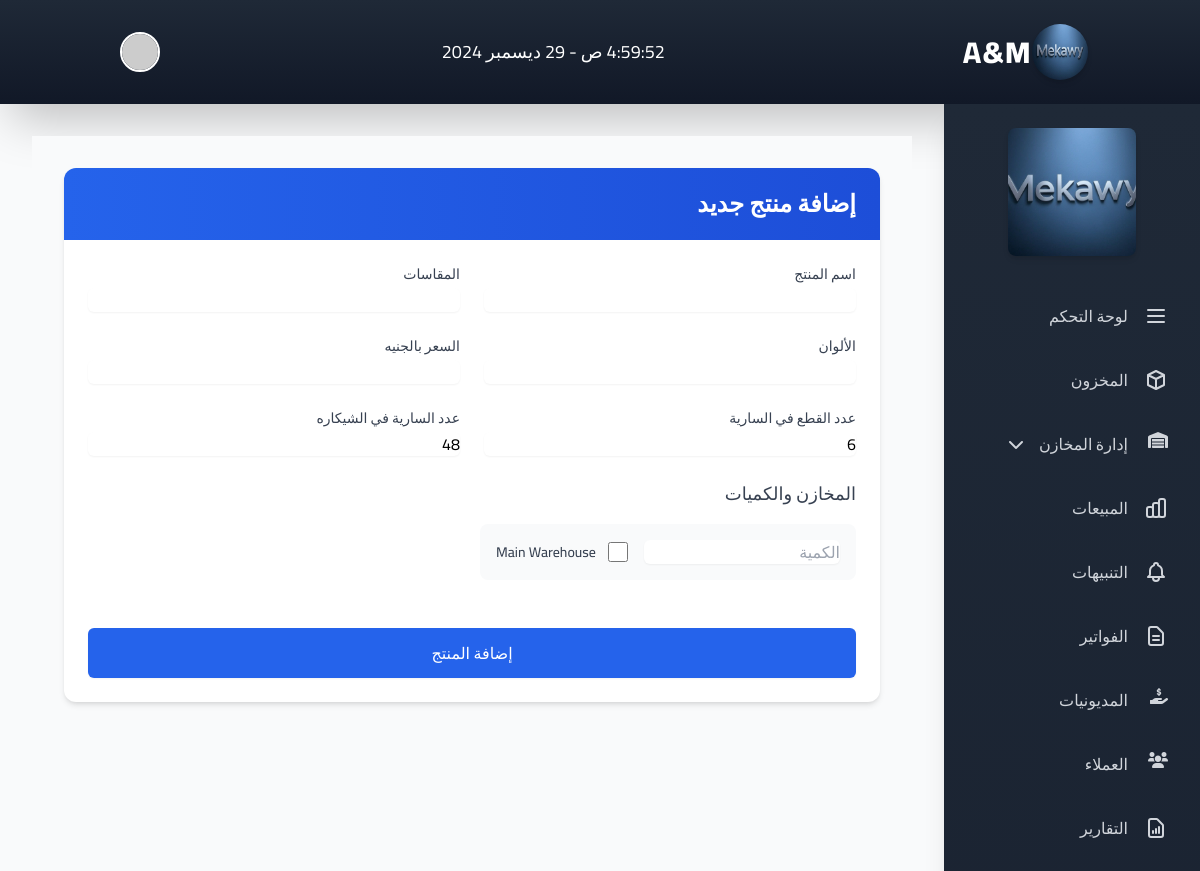
Page /add on the committed database.
### app.py (models this page shows)
class Settings(db.Model):
    id = db.Column(db.Integer, primary_key=True)
    brand_name = db.Column(db.String(100), default='My Store')
    logo_url = db.Column(db.String(200))
    sidebar_image_url = db.Column(db.String(200))
    owner_email = db.Column(db.String(120))
    theme_color = db.Column(db.String(20), default='#007bff')
    about_title = db.Column(db.String(200))
    about_text = db.Column(db.Text)
    contact_phone = db.Column(db.String(50))
    contact_email = db.Column(db.String(120))
    show_dashboard = db.Column(db.Boolean, default=True)
    show_inventory = db.Column(db.Boolean, default=True)
    show_warehouses = db.Column(db.Boolean, default=True)
    show_sales = db.Column(db.Boolean, default=True)
    show_alerts = db.Column(db.Boolean, default=True)
    show_invoices = db.Column(db.Boolean, default=True)
    show_reports = db.Column(db.Boolean, default=True)
    show_debtors = db.Column(db.Boolean, default=True)
    show_clients = db.Column(db.Boolean, default=True)
    show_settings = db.Column(db.Boolean, default=True)
    sidebar_order = db.Column(db.String(500), default='dashboard,inventory,warehouses,sales,alerts,invoices,reports,debtors,clients')

class Warehouse(db.Model):
    id = db.Column(db.Integer, primary_key=True)
    name = db.Column(db.String(100), nullable=False)
    location = db.Column(db.String(200))
    description = db.Column(db.Text)
    items = db.relationship('InvoiceItem', back_populates='warehouse')

### app.py (the view, shortened to what this page needs)
@app.route('/add', methods=['GET', 'POST'])
def add():
    warehouses = Warehouse.query.all()
    return render_template('add.html', warehouses=warehouses)

### app.py (called while the page is built)
@app.context_processor
def inject_settings():
    settings = Settings.query.first()
    if not settings:
        settings = Settings()
        db.session.add(settings)
        db.session.commit()
    return dict(settings=settings)

### templates/add.html
{% extends "base.html" %}
{% block content %}
<div class="min-h-screen bg-gray-50 py-8 px-4 sm:px-6 lg:px-8">
    <div class="max-w-4xl mx-auto">
        <div class="bg-white rounded-xl shadow-md overflow-hidden">
            <div class="px-4 py-5 sm:px-6 bg-gradient-to-r from-blue-600 to-blue-700">
                <h3 class="text-2xl font-bold text-white text-right">إضافة منتج جديد</h3>
            </div>
            <div class="px-4 py-5 sm:p-6 space-y-6">
                <form method="POST" class="space-y-6">
                    <div class="grid grid-cols-2 gap-6">
                        <div>
                            <label class="block text-sm font-medium text-gray-700 text-right">اسم المنتج</label>
                            <input type="text" name="name" class="mt-1 block w-full rounded-md border-gray-300 shadow-sm focus:border-blue-500 focus:ring-blue-500" required>
                        </div>
                        <div>
                            <label class="block text-sm font-medium text-gray-700 text-right">المقاسات</label>
                            <input type="text" name="sizes" class="mt-1 block w-full rounded-md border-gray-300 shadow-sm focus:border-blue-500 focus:ring-blue-500" required>
                        </div>
                        <div>
                            <label class="block text-sm font-medium text-gray-700 text-right">الألوان</label>
                            <input type="text" name="colors" class="mt-1 block w-full rounded-md border-gray-300 shadow-sm focus:border-blue-500 focus:ring-blue-500" required>
                        </div>
                        <div>
                            <label class="block text-sm font-medium text-gray-700 text-right">السعر بالجنيه</label>
                            <input type="number" step="0.01" name="price" class="mt-1 block w-full rounded-md border-gray-300 shadow-sm focus:border-blue-500 focus:ring-blue-500" required>
                        </div>
                        <div>
                            <label class="block text-sm font-medium text-gray-700 text-right">عدد القطع في السارية</label>
                            <input type="number" name="pieces_per_dozen" value="6" class="mt-1 block w-full rounded-md border-gray-300 shadow-sm focus:border-blue-500 focus:ring-blue-500" required>
                        </div>
                        <div>
                            <label class="block text-sm font-medium text-gray-700 text-right">عدد السارية في الشيكاره</label>
                            <input type="number" name="dozens_per_package" value="48" class="mt-1 block w-full rounded-md border-gray-300 shadow-sm focus:border-blue-500 focus:ring-blue-500" required>
                        </div>
                    </div>
                    <div class="mt-8">
                        <label class="block text-lg font-medium text-gray-700 text-right mb-4">المخازن والكميات</label>
                        <div class="grid grid-cols-2 gap-4">
                            {% for warehouse in warehouses %}
                            <div class="flex items-center space-x-4 flex-row-reverse bg-gray-50 p-4 rounded-lg">
                                <div class="flex items-center">
                                    <input type="checkbox" name="warehouses" value="{{ warehouse.id }}" class="h-5 w-5 text-blue-600 focus:ring-blue-500 border-gray-300 rounded">
                                    <label class="mr-3 block text-sm font-medium text-gray-700">{{ warehouse.name }}</label>
                                </div>
                                <div class="flex-1">
                                    <input type="number" name="quantities" class="block w-full rounded-md border-gray-300 shadow-sm focus:border-blue-500 focus:ring-blue-500" placeholder="الكمية">
                                </div>
                            </div>
                            {% endfor %}
                        </div>
                    </div>
                    <div class="pt-6">
                        <button type="submit" class="w-full flex justify-center py-3 px-4 border border-transparent rounded-md shadow-sm text-base font-medium text-white bg-blue-600 hover:bg-blue-700 focus:outline-none focus:ring-2 focus:ring-offset-2 focus:ring-blue-500 transition-colors duration-200">
                            إضافة المنتج
                        </button>
                    </div>
                </form>
            </div>
        </div>
    </div>
</div>
{% endblock %}

### templates/components/header.html (shortened to what this page needs)
<header class="bg-gradient-to-b from-gray-800 to-gray-900 shadow-2xl">
    <div class="container mx-auto px-6">
        <div class="flex justify-between items-center py-6">
            <div class="flex items-center space-x-4">
                {% if settings.logo_url %}
                    <img src="{{ url_for('static', filename=settings.logo_url.replace('/static/', '')) }}" alt="شعار متجر الجينز" class="h-14 w-14 rounded-full shadow-md transform hover:scale-110 transition-transform duration-300">
                {% else %}
                    <img src="{{ url_for('static', filename='img/default-logo.png') }}" alt="شعار متجر الجينز" class="h-14 w-14 rounded-full shadow-md transform hover:scale-110 transition-transform duration-300">
                {% endif %}
                <h1 class="text-3xl font-extrabold text-white tracking-wider hover:text-blue-200 transition-colors duration-300">A&M</h1>
            </div>
            <span class="text-white text-lg" id="currentTime"></span>
            <div class="flex items-center space-x-6">
                <div class="relative group">
                    <button class="flex items-center space-x-2 text-white hover:text-blue-200 transition-colors duration-300">
                        <img src="https://i.pravatar.cc/150?img=12" alt="Profile" class="h-10 w-10 rounded-full border-2 border-white">
                    </button>
                </div>
            </div>
        </div>
    </div>
</header>

### templates/components/sidebar.html (shortened to what this page needs)
<aside class="bg-gradient-to-b from-gray-800 to-gray-900 text-white w-full md:w-64 min-h-screen px-4 py-6 shadow-xl">
    <div class="mb-8 transition-transform hover:scale-105">
        {% if settings.logo_url %}
            <img src="{{ url_for('static', filename=settings.logo_url.replace('/static/', '')) }}" alt="شعار متجر الجينز" class="mx-auto rounded-lg shadow-md w-32 h-32 object-cover">
        {% else %}
            <img src="{{ url_for('static', filename='img/default-logo.png') }}" alt="شعار متجر الجينز" class="mx-auto rounded-lg shadow-md w-32 h-32 object-cover">
        {% endif %}
    </div>
    <nav>
        <ul class="space-y-2">
            {% set order = settings.sidebar_order.split(',') %}
            {% for item in order %}
                {% if item == 'dashboard' and settings.show_dashboard %}
                    <li>
                        <a href="/dashboard" class="flex items-center justify-start gap-4 p-4 hover:bg-gray-700/60 rounded-xl transition-all duration-300 ease-in-out hover:shadow-lg group">
                            <svg class="w-6 h-6 text-gray-300 group-hover:text-white transition-colors" fill="none" stroke="currentColor" viewBox="0 0 24 24">
                                <path stroke-linecap="round" stroke-linejoin="round" stroke-width="2" d="M4 6h16M4 12h16M4 18h16"></path>
                            </svg>
                            <span class="text-base font-medium text-gray-300 group-hover:text-white transition-colors">لوحة التحكم</span>
                        </a>
                    </li>
                {% endif %}
                {% if item == 'inventory' and settings.show_inventory %}
                    <li>
                        <a href="/inventory" class="flex items-center justify-start gap-4 p-4 hover:bg-gray-700/60 rounded-xl transition-all duration-300 ease-in-out hover:shadow-lg group">
                            <svg class="w-6 h-6 text-gray-300 group-hover:text-white transition-colors" fill="none" stroke="currentColor" viewBox="0 0 24 24">
                                <path stroke-linecap="round" stroke-linejoin="round" stroke-width="2" d="M20 7l-8-4-8 4m16 0l-8 4m8-4v10l-8 4m0-10L4 7m8 4v10M4 7v10l8 4"></path>
                            </svg>
                            <span class="text-base font-medium text-gray-300 group-hover:text-white transition-colors">المخزون</span>
                        </a>
                    </li>
                {% endif %}
                {% if item == 'warehouses' and settings.show_warehouses %}
                    <li class="sidebar-item">
                        <a href="#" class="flex items-center justify-start gap-4 p-4 hover:bg-gray-700/60 rounded-xl transition-all duration-300 ease-in-out hover:shadow-lg group" onclick="toggleSubmenu('warehouseSubmenu')">
                            <i class="fas fa-warehouse text-gray-300 group-hover:text-white transition-colors w-6 h-6"></i>
                            <span class="text-base font-medium text-gray-300 group-hover:text-white transition-colors">إدارة المخازن</span>
                            <i class="fas fa-chevron-down text-gray-300 group-hover:text-white transition-colors ml-auto"></i>
                        </a>
                    </li>
                {% endif %}
                {% if item == 'sales' and settings.show_sales %}
                    <li>
                        <a href="/sales" class="flex items-center justify-start gap-4 p-4 hover:bg-gray-700/60 rounded-xl transition-all duration-300 ease-in-out hover:shadow-lg group">
                            <span class="text-base font-medium text-gray-300 group-hover:text-white transition-colors">المبيعات</span>
                        </a>
                    </li>
                {% endif %}
                {% if item == 'alerts' and settings.show_alerts %}
                    <li>
                        <a href="/alerts" class="flex items-center justify-start gap-4 p-4 hover:bg-gray-700/60 rounded-xl transition-all duration-300 ease-in-out hover:shadow-lg group">
                            <span class="text-base font-medium text-gray-300 group-hover:text-white transition-colors">التنبيهات</span>
                        </a>
                    </li>
                {% endif %}
                {% if item == 'invoices' and settings.show_invoices %}
                    <li>
                        <a href="{{ url_for('list_invoices') }}" class="flex items-center justify-start gap-4 p-4 hover:bg-gray-700/60 rounded-xl transition-all duration-300 ease-in-out hover:shadow-lg group">
                            <span class="text-base font-medium text-gray-300 group-hover:text-white transition-colors">الفواتير</span>
                        </a>
                    </li>
                {% endif %}
                {% if item == 'reports' and settings.show_reports %}
                    <li>
                        <a href="/reports" class="flex items-center justify-start gap-4 p-4 hover:bg-gray-700/60 rounded-xl transition-all duration-300 ease-in-out hover:shadow-lg group">
                            <span class="text-base font-medium text-gray-300 group-hover:text-white transition-colors">التقارير</span>
                        </a>
                    </li>
                {% endif %}
                {% if item == 'debtors' and settings.show_debtors %}
                    <li class="sidebar-item">
                        <a href="{{ url_for('debtors') }}" class="flex items-center justify-start gap-4 p-4 hover:bg-gray-700/60 rounded-xl transition-all duration-300 ease-in-out hover:shadow-lg group">
                            <i class="fas fa-hand-holding-usd text-gray-300 group-hover:text-white transition-colors w-6 h-6"></i>
                            <span class="text-base font-medium text-gray-300 group-hover:text-white transition-colors">المديونيات</span>
                        </a>
                    </li>
                {% endif %}
                {% if item == 'clients' and settings.show_clients %}
                    <li class="sidebar-item">
                        <a href="{{ url_for('list_clients') }}" class="flex items-center justify-start gap-4 p-4 hover:bg-gray-700/60 rounded-xl transition-all duration-300 ease-in-out hover:shadow-lg group">
                            <i class="fas fa-users text-gray-300 group-hover:text-white transition-colors w-6 h-6"></i>
                            <span class="text-base font-medium text-gray-300 group-hover:text-white transition-colors">العملاء</span>
                        </a>
                    </li>
                {% endif %}
            {% endfor %}
        </ul>
    </nav>
</aside>

### templates/base.html (style rules this page uses)
body { font-size: 16px; touch-action: manipulation; }

### rows in the picture
Settings: logo_url (picture), show_dashboard True (drawn), show_inventory True (drawn), show_warehouses True (drawn), show_sales True (drawn), show_alerts True (drawn), show_invoices True (drawn), show_debtors True (drawn), show_clients True (drawn), show_reports True (drawn)
Warehouse: name "Main Warehouse"
